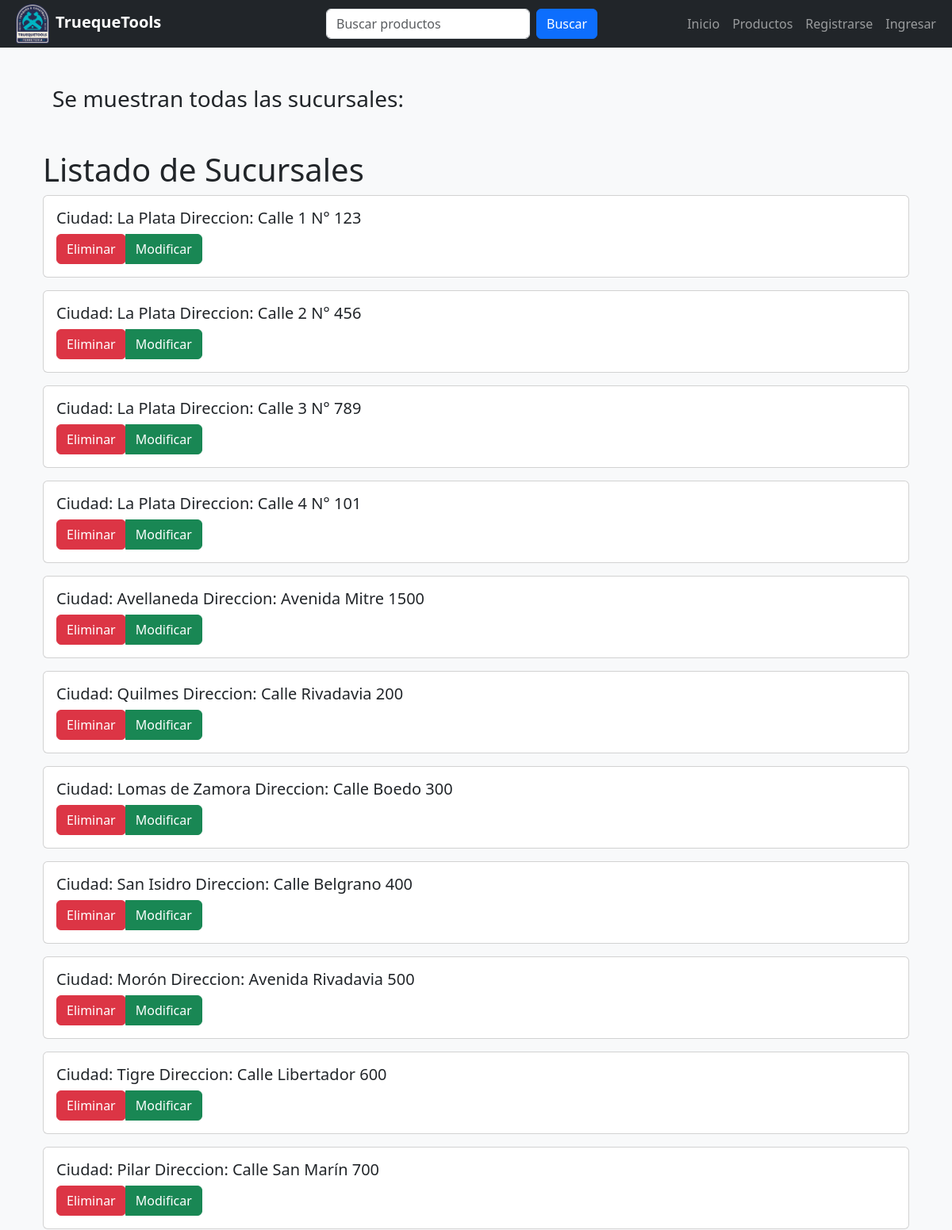
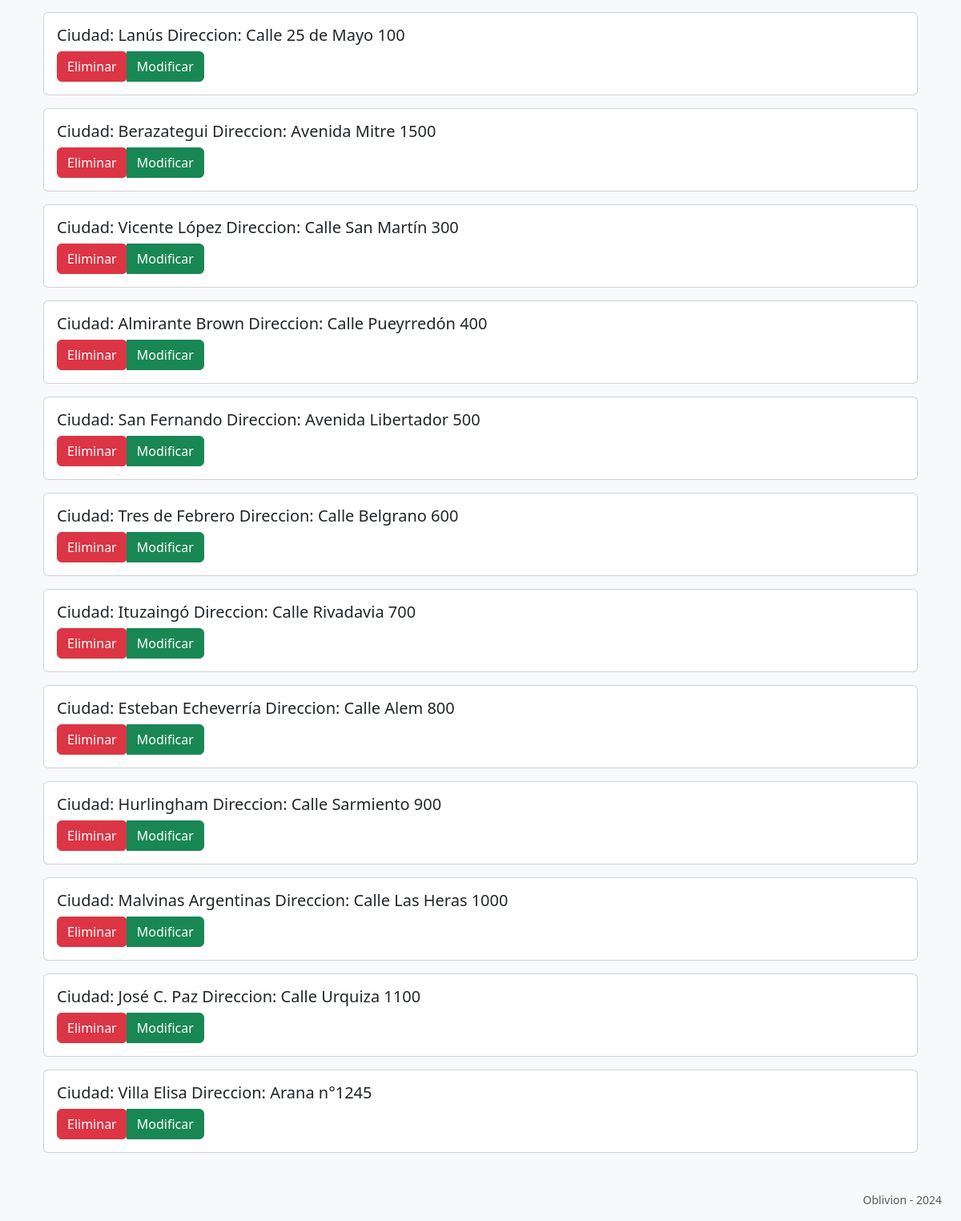
Page /sucursales/ on the earlier database version (2 pictures, top to bottom).
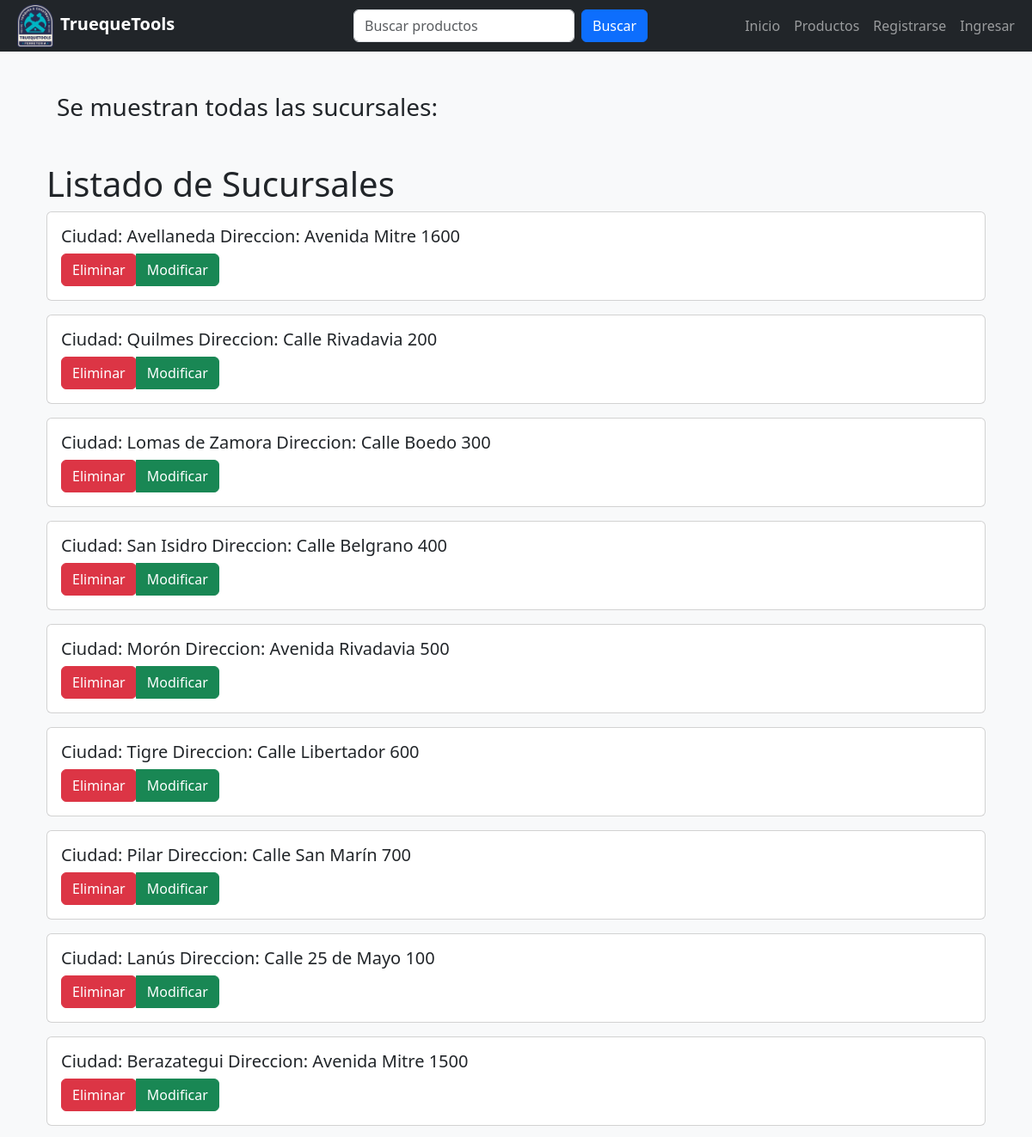
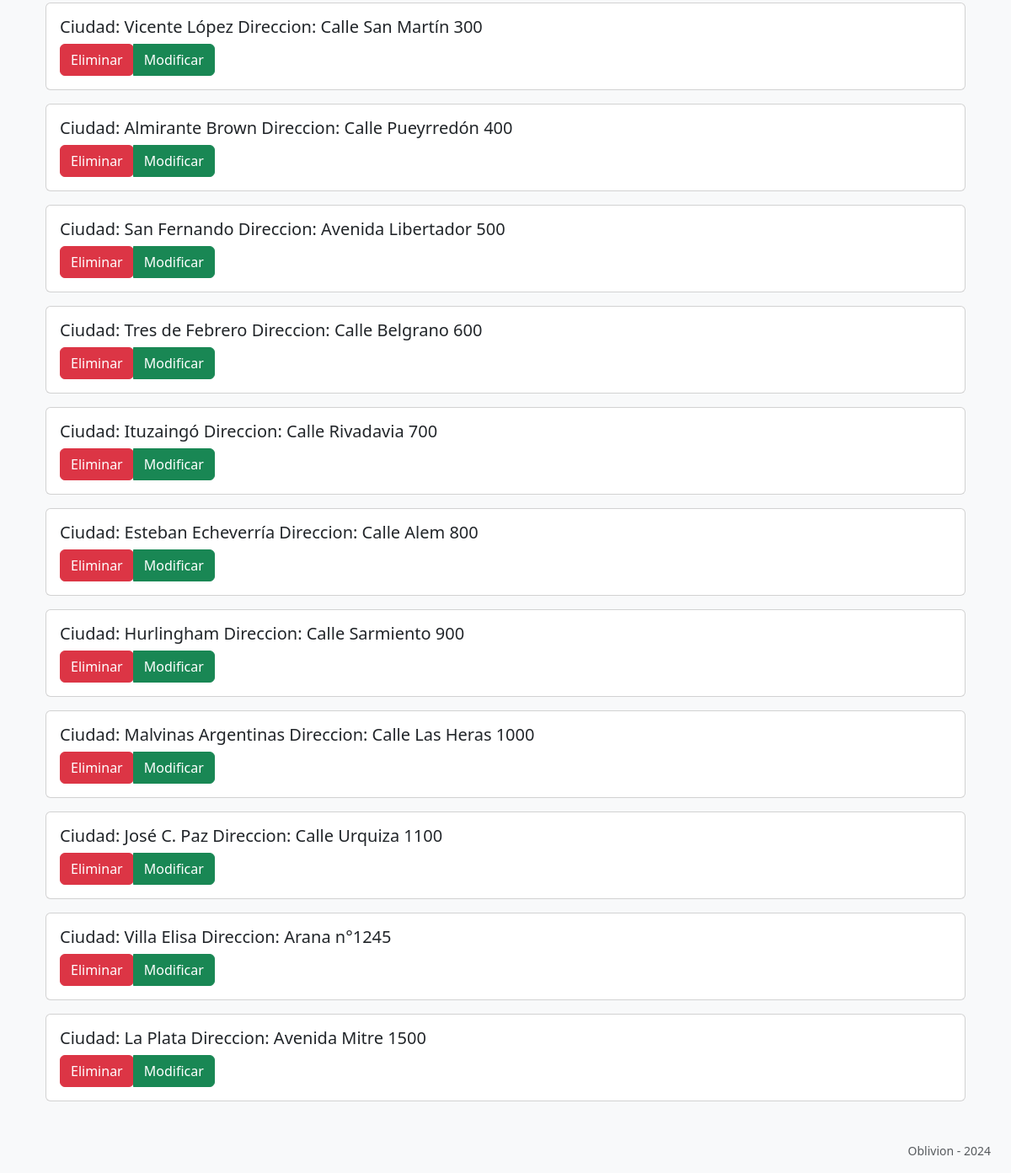
Same page on the later database version (2 pictures, top to bottom).
### tt_app/models.py (models this page shows, shortened)
class Sucursal(models.Model):
    ciudad = models.CharField(max_length=50)
    direccion = models.CharField(max_length=200)
    activo = models.BooleanField(default=True)

### tt_app/views/sucursal_view.py (the view)
# urls.py: path("sucursales/", sucursal_view.listado_sucursales, name="sucursales"),
def listado_sucursales(request):
    sucursales = Sucursal.objects.filter(activo=True)
    return render(request, "sucursales/sucursales.html", {"sucursales": sucursales})

### tt_app/templates/sucursales/sucursales.html
{%extends 'base.html'%}
{% load static %}
{%block content%}
{% if sucursales %}
<h3 class="ms-4 mt-3 mb-5 text-start ">Se muestran todas las sucursales: </h3>
{% include 'sucursales/partials/listar_sucursales.html' %}
{% else %}
    <h5 class="mt-5 my-3 text-center">No hay sucursales cargadas aún.</h5>
    <p class="p-2 text-center"><a href="{%url 'home'%}">Volver al inicio</a></p>
{% endif %}
{%endblock%}

### tt_app/templates/sucursales/partials/listar_sucursales.html (shortened to what this page needs)
{% block content %}
{% load static %}
<!DOCTYPE html>
<html lang="es">
<head>
    <link rel="stylesheet" href="{% static 'path/to/bootstrap.css' %}">
</head>
<body>
    <div class="container">
        <h1>Listado de Sucursales</h1>
        {% for sucursal in sucursales %}
            <div class="card mb-3">
                <div class="card-body">
                    <h5 class="card-title">Ciudad: {{ sucursal.ciudad }} Direccion: {{ sucursal.direccion }}</h5>
                    <div class="btn-group">
                        <form method="POST" action="{% url 'eliminar_sucursal' sucursal.id %}">
                            <button type="submit" class="btn btn-danger">Eliminar</button>
                        </form>
                        <a href="{% url 'modificar_sucursal' sucursal.id %}" class="btn btn-success">
                            Modificar
                        </a>
                    </div>
                </div>
            </div>
        {% endfor %}
    </div>
</body>
</html>
{% endblock %}

Differences in the rows shown:
no longer on this page (row edited): Sucursal: ciudad "La Plata", direccion "Calle 1 N° 123"
no longer on this page (row edited): Sucursal: ciudad "La Plata", direccion "Calle 2 N° 456"
no longer on this page (row edited): Sucursal: ciudad "La Plata", direccion "Calle 3 N° 789"
no longer on this page (row edited): Sucursal: ciudad "La Plata", direccion "Calle 4 N° 101"
changed Sucursal "Avellaneda": direccion "Avenida Mitre 1500" → "Avenida Mitre 1600"
added Sucursal: ciudad "La Plata", direccion "Avenida Mitre 1500"
